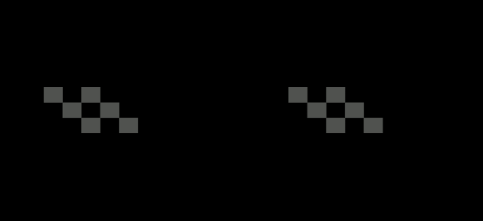
#> input picture glasses.png, 483 x 221 px; the run also reads 1 picture not shown here
$ jupyter execute SnapchatFilter.ipynb
#> lines starting #> are read from the running program, lines starting #| are printed output that depends on the picture; after the words box and inside, x2 and y2 are one past the last pixel; in counts of white or black regions, pixels touching at a corner belong together
[cell 1]
import numpy as np
import pandas as pd
import cv2
import matplotlib.pyplot as plt

[cell 2]
eyes_cascade = cv2.CascadeClassifier("frontalEyes35x16.xml")
nose_cascade = cv2.CascadeClassifier("Nose18x15.xml")

[cell 3]
eyes_cascade

[cell 4]
spec_img = cv2.imread("glasses.png")
#> spec_img is the input picture: shape (221, 483, 3); mean B, G, R 2.6, 2.7, 2.7
mus_img =  cv2.imread("mustache.png")

[cell 5]
frame  = cv2.imread("Before.png")
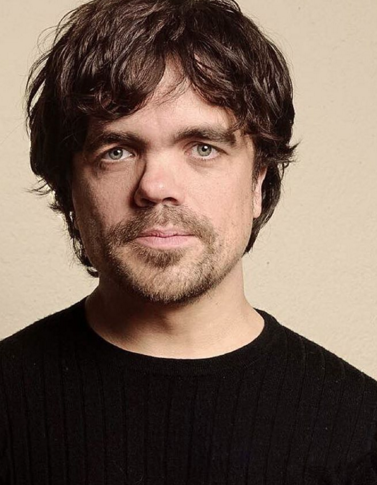
#> input picture Before.png, 377 x 485 px
#> frame is the input picture: shape (485, 377, 3); mean B, G, R 87.7, 100, 119.5
print(frame.shape)
#| (485, 377, 3)
frame=cv2.cvtColor(frame,cv2.COLOR_BGR2RGB)
plt.imshow(frame)
print(frame.shape)
#| (485, 377, 3)

[cell 6]
eyes  = eyes_cascade.detectMultiScale(frame,1.1,5)
#> eyes = [[81, 112, 162, 74]]
nose  = nose_cascade.detectMultiScale(frame,1.1,5)
#> nose = [[126, 170, 56, 47]]

[cell 7]
print(eyes)
#| [[ 81 112 162  74]]

[cell 8]
print(nose)
#| [[126 170  56  47]]

[cell 9]
spec_img=cv2.imread('glasses.png',cv2.IMREAD_UNCHANGED)#If set, return the loaded image as is (with alpha channel, otherwise it gets cropped).
#> spec_img: shape (221, 483, 4)
spec_img = cv2.cvtColor(spec_img,cv2.COLOR_BGR2BGRA)
print(spec_img)
#> (printed output is left out)

[cell 10]
plt.imshow(spec_img)

[cell 11]
must_img=cv2.imread('mustache.png',cv2.IMREAD_UNCHANGED)
must_img=cv2.cvtColor(must_img,cv2.COLOR_BGR2RGBA)

[cell 12]
plt.imshow(must_img)

[cell 13]
#Do remember detectMultiScale will give list of list.
eyes=eyes[0]
#> eyes = [81, 112, 162, 74]
print(eyes)
#| [ 81 112 162  74]

[cell 14]
nose=nose[0]
#> nose = [126, 170, 56, 47]
print(nose)
#| [126 170  56  47]

[cell 15]
spec_img=cv2.resize(spec_img,(eyes[3],eyes[2]))
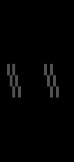
#> spec_img: shape (162, 74, 4); mean B, G, R, A 2.6, 2.7, 2.6, 68.3

[cell 16]
plt.imshow(spec_img)
print(spec_img.shape)
#| (162, 74, 4)

[cell 17]
x,y,w,h=eyes
#> x = 81; y = 112; w = 162; h = 74
#Overwritting pixels:-
for i in range(spec_img.shape[0]):
    for j in range(spec_img.shape[1]):
            if(spec_img[i,j,3]>0):#opacity for white color is 0.
                frame[y+i,x+j,:]=spec_img[i,j,:-1]
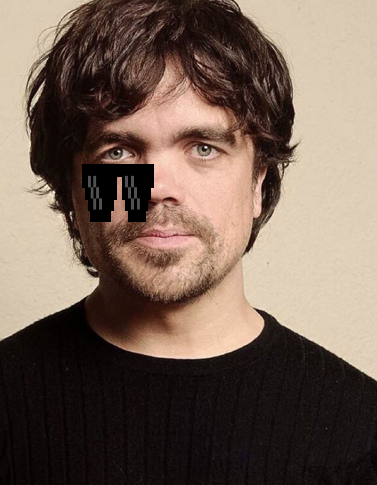
#> frame: shape (485, 377, 3); mean R, G, B 117.1, 98.4, 86.4

[cell 18]
plt.imshow(frame)#Always load image with cv2.IMREAD_UNCHANGED if image's transparency is checked.

[cell 19]
must_img=cv2.resize(must_img,(nose[3],nose[2]))
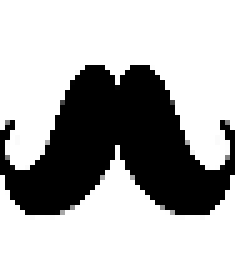
#> must_img: shape (56, 47, 4) (shown 5 times larger); mean R, G, B, A 0, 0, 0, 77.6; transparent parts drawn white

[cell 20]
plt.imshow(must_img)
print(must_img.shape)
#| (56, 47, 4)

[cell 21]
x,y,w,h=nose
#> x = 126; y = 170; w = 56; h = 47
x+=5
#> x = 131
y+=25
#> y = 195
#Overwritting pixels:-
for i in range(must_img.shape[0]):
    for j in range(must_img.shape[1]):
        if(must_img[i,j,3]>0):
            frame[y+i,x+j,:]=must_img[i,j,:-1]
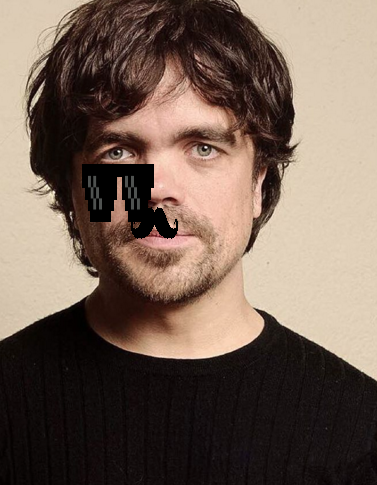
#> frame: shape (485, 377, 3); 0.44% of pixels changed, all inside (x1, y1, x2, y2) = (131, 207, 178, 239)

[cell 22]
frame = cv2.cvtColor(frame, cv2.COLOR_RGB2BGR)
plt.imshow(frame)

[cell 23]
print(frame)
#> (printed output is left out)

[cell 24]
print(frame.shape)
#| (485, 377, 3)

[cell 25]
frame=frame.reshape((-1,3))

[cell 26]
print(frame.shape)
#| (182845, 3)

[cell 27]
print(type(frame))
#| <class 'numpy.ndarray'>

[cell 28]
print(frame)
#> (printed output is left out)

[cell 29]
df=pd.DataFrame(frame,columns=['Channel 1',"Channel 2","Channel 3"]).to_csv("Solution.csv",index=False)

[cell 30]
print(df)
#| None
